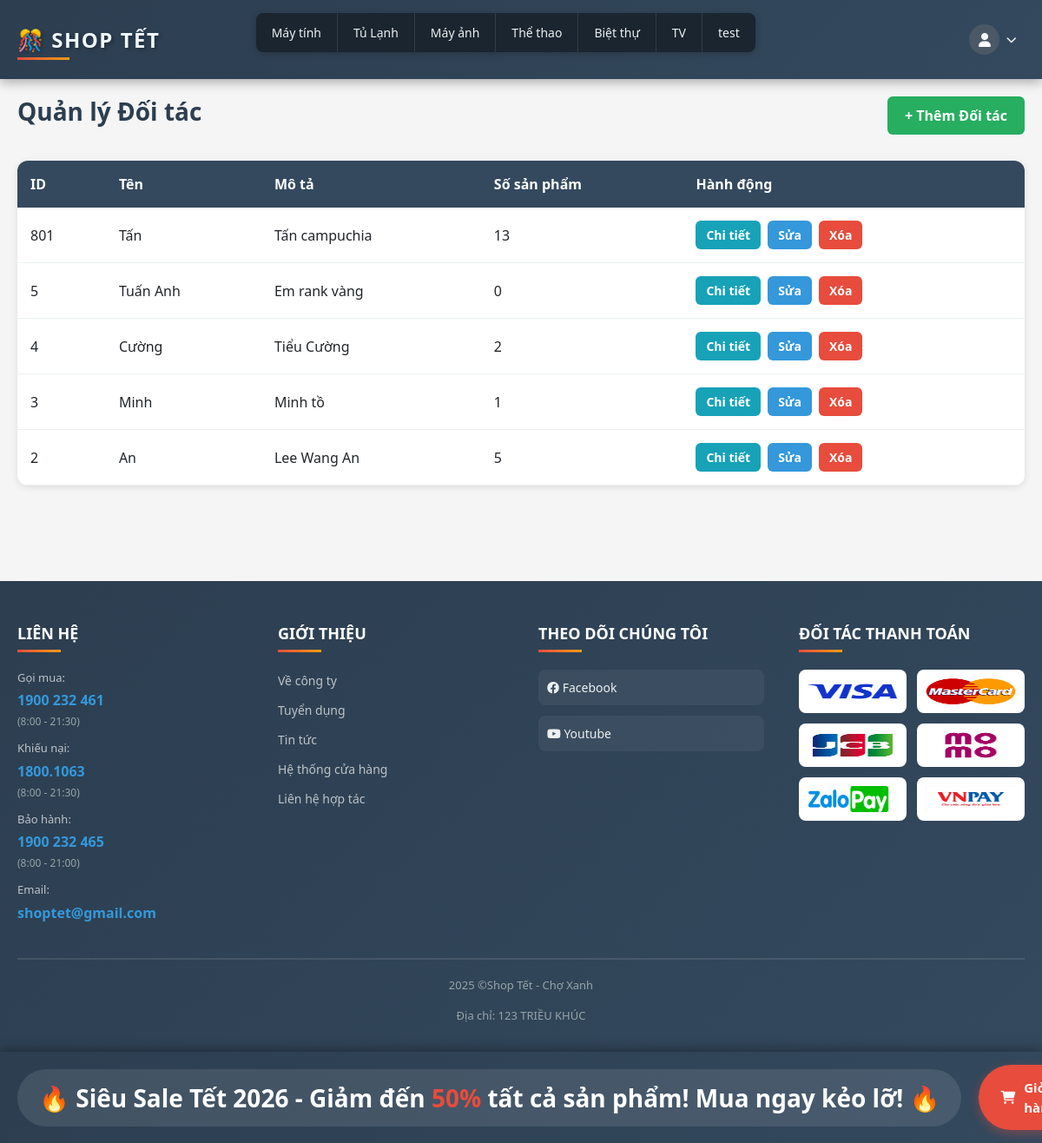
/index.php?page=admin_partners (signed in), run on an earlier commit of the app's database.
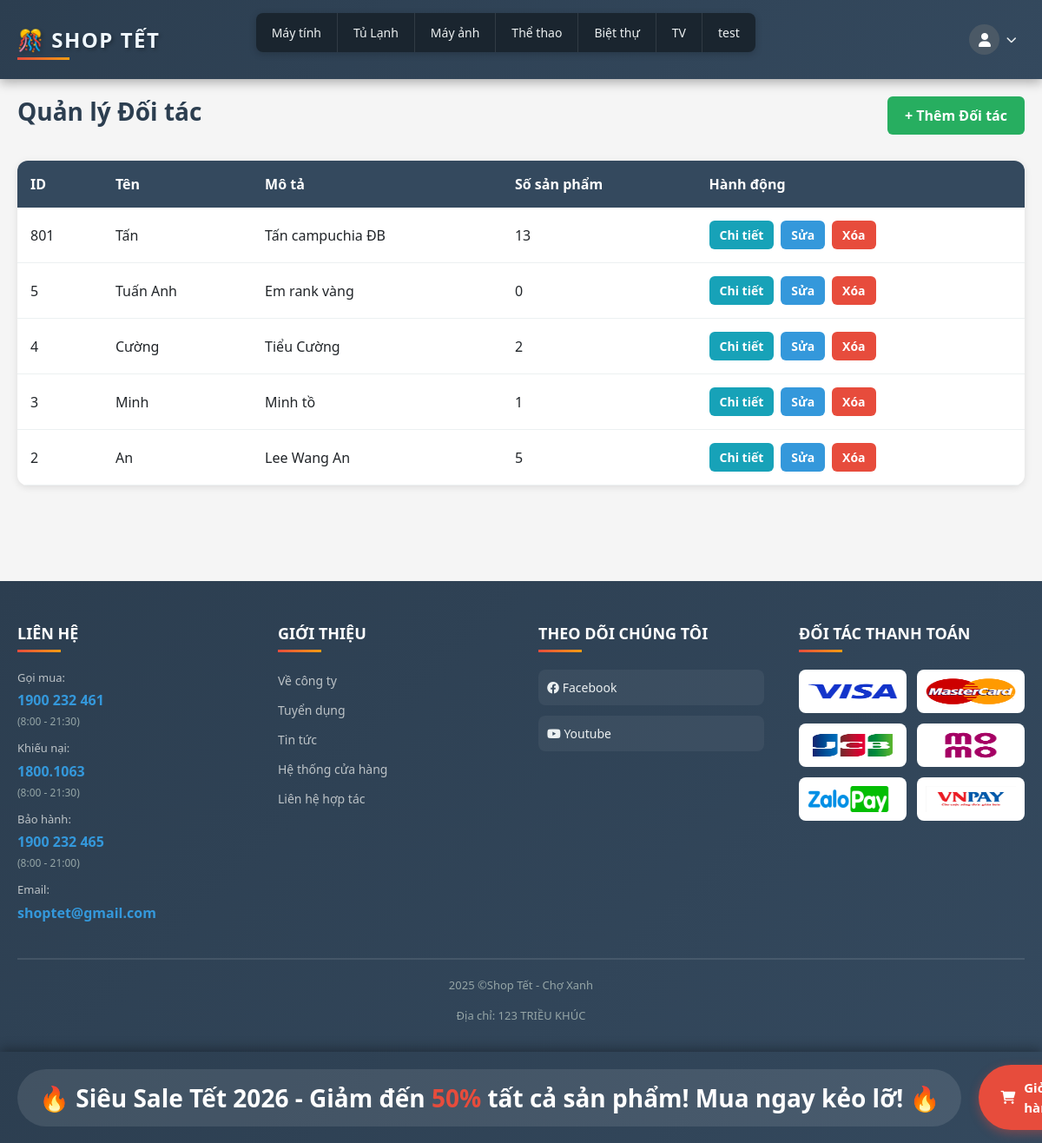
And on a later commit of the database.
### tables this page shows
CREATE TABLE `nhasanxuat` (
  `id` int(11) NOT NULL,
  `name` varchar(100) NOT NULL,
  `description` text DEFAULT NULL
);

### pages/admin_partners.php (the view, shortened to what this page needs)
<?php
include __DIR__ . '/../config/db.php';
$sql = "SELECT n.id, n.name, n.description, COUNT(p.id) as product_count
        FROM nhasanxuat n
        LEFT JOIN products p ON n.id = p.manufacturer_id
        GROUP BY n.id, n.name, n.description
        ORDER BY n.id DESC";
$res = $conn->query($sql);
?>
<link rel="stylesheet" href="css/partners.css">
<div class="container">
    <div class="page-header">
        <h1 class="page-title">Quản lý Đối tác</h1>
        <a href="index.php?page=partner_add" class="btn btn-success">+ Thêm Đối tác</a>
    </div>
    <div class="table-container">
        <?php if ($res && $res->num_rows > 0): ?>
            <table>
                <thead>
                <tr>
                    <th>ID</th>
                    <th>Tên</th>
                    <th>Mô tả</th>
                    <th>Số sản phẩm</th>
                    <th>Hành động</th>
                </tr>
                </thead>
                <tbody>
                <?php while ($row = $res->fetch_assoc()): ?>
                    <tr>
                        <td><?= $row['id'] ?></td>
                        <td><?= htmlspecialchars($row['name']) ?></td>
                        <td><?= htmlspecialchars($row['description']) ?></td>
                        <td><?= $row['product_count'] ?></td>
                        <td>
                            <div class="action-buttons">
                                <a href="index.php?page=partners_detail&id=<?= $row['id'] ?>"
                                   class="btn btn-sm btn-info">
                                   Chi tiết
                                </a>
                                <a href="index.php?page=partner_edit&id=<?= $row['id'] ?>"
                                   class="btn btn-sm btn-primary">Sửa</a>
                                <a href="index.php?page=partner_delete&id=<?= $row['id'] ?>"
                                   class="btn btn-sm btn-danger"
                                   onclick="return confirm('Xác nhận xóa?')">Xóa</a>
                            </div>
                        </td>
                    </tr>
                <?php endwhile; ?>
                </tbody>
            </table>
        <?php else: ?>
            <div class="alert alert-info">Chưa có đối tác nào.</div>
        <?php endif; ?>
    </div>
</div>

What changed in the data, as far as the page shows it:
changed nhasanxuat "Tấn": description "Tấn campuchia" → "Tấn campuchia ĐB"
